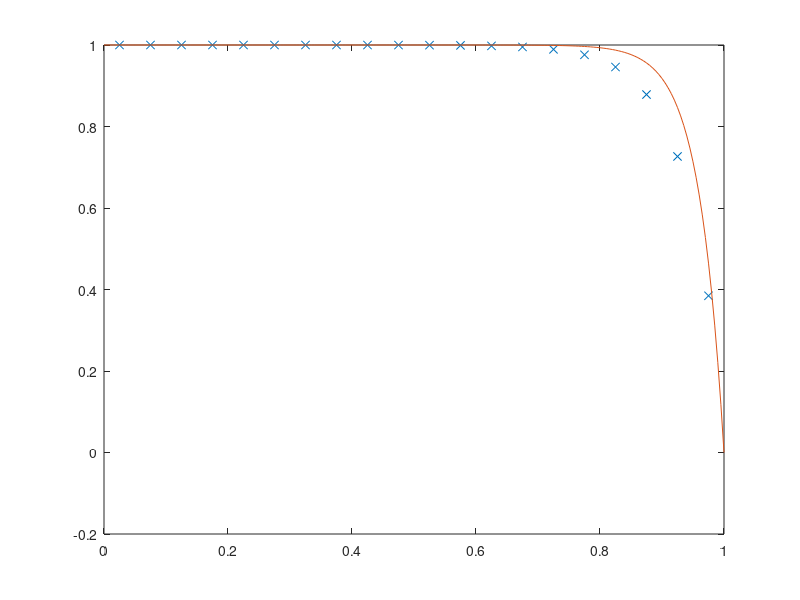

Recreate this plot in MATLAB.
%Upwind scheme,1-D convection-diffusion steady state, no source but only boundary
%condition
%Author : Taewook Kim
%LINKEDIN : www.linkedin.com/in/kimtw
%GITHUB : github.com/Kimtaewookcode
%Email : kimtaewook87@gmail.com
%Ref:"An introduction to Computational Fluid Dynamics:HKversteeg and
%WMalalasekera example 5.2
%%%%%%%%
clear
clc
clf
L=1;%[m] length of geometry
%rho=1;%[kg/m3]
ksi=0.1;%[kg/ms]
u=2.5;%[m/s]%2.5;
ngrid=20;%numberof grid%20,5
dx=L/ngrid;%delta x

F=2.5;%coefficient
D=ksi/dx;%coefficient

phi0=1;%boundary condition at x=0
phil=0;%boundary condition at x=L

%%%%%%%%
array=zeros(ngrid);
bound=zeros(ngrid,1);
%%%%%%%%%
 
for i=1:ngrid
    if i==1
        aw=0;
        ae=D;
        sp=-(2*D+F);
        ap=aw+ae-sp;
        su=-sp*phi0;
        array(i,i)=ap;
        array(i,i+1)=-ae;
        bound(i,1)=su;
    elseif i<ngrid
        aw=D+F;
        ae=D;
        sp=0;
        ap=aw+ae-sp;
        su=0;%no source
        array(i,i-1)=-aw;
        array(i,i)=ap;
        array(i,i+1)=-ae;
        bound(i,1)=su;

    else
        aw=D+F;
        ae=0;
        sp=-(2*D);
        ap=aw+ae-sp;
        su=-sp*phil;
        
        array(i,i-1)=-aw;
        array(i,i)=ap;
        bound(i,1)=su;
    end
end
 phi=array\bound;
 
 xarr=zeros(ngrid,1);
 for j=1:ngrid
     xarr(j,1)=dx/2+dx*(j-1);
 end
 
 %%%%%%%analytical
 dx1=dx/10;
 x1=[0:dx1:L];
 anaphi=1+(1-exp(25*x1))/(7.20*10^10);
 
 plot(xarr,phi,'x',x1,anaphi,'-')
 